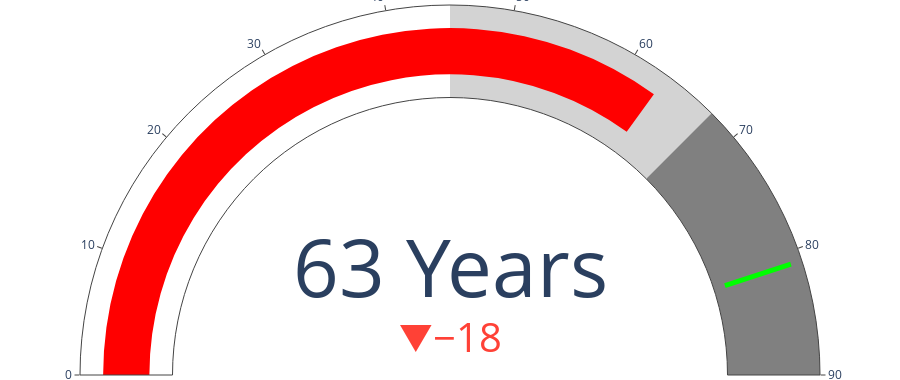

The notebook cell this image was saved under:
### Code cell
fig_percent2 = go.Figure(go.Indicator(
    domain = {'x': [0, 1], 'y': [0, 1]},
    value = 63,
    number ={"suffix":" Years"},
    mode = "gauge+delta+number",
    delta={'reference': 81, 'valueformat': '.0f', 'increasing.color': 'red'},
    title = {'text': "Life expectancy of low-income countries",
         'font': {'size': 25}},
    gauge = {'axis': {'range': [0, 90]},
                 'steps' : [
                 {'range': [45, 67.5], 'color': "lightgray"},
                 {'range': [67.5, 90], 'color': "gray"}],
              'threshold' : {'line': {'color': "lime", 'width': 5}, 'thickness': 0.75, 'value': 81},
             
             'bar':{'color':'red', 'thickness': 0.5}}))
fig_percent2.update_layout(
                            margin=dict(t=0, b=0),
height = 380)


fig_percent2.show()

### Figure 1 — Plotly figure (JSON) as saved in the notebook; plotly's stock layout.template omitted (floating-point values rounded to 4 significant figures)
{"data": [{"delta": {"increasing": {"color": "red"}, "reference": 81, "valueformat": ".0f"}, "domain": {"x": [0, 1], "y": [0, 1]}, "gauge": {"axis": {"range": [0, 90]}, "bar": {"color": "red", "thickness": 0.5}, "steps": [{"color": "lightgray", "range": [45, 67.5]}, {"color": "gray", "range": [67.5, 90]}], "threshold": {"line": {"color": "lime", "width": 5}, "thickness": 0.75, "value": 81}}, "mode": "gauge+delta+number", "number": {"suffix": " Years"}, "title": {"font": {"size": 25}, "text": "Life expectancy of low-income countries"}, "type": "indicator", "value": 63}], "layout": {"height": 380, "margin": {"b": 0, "t": 0}}}
